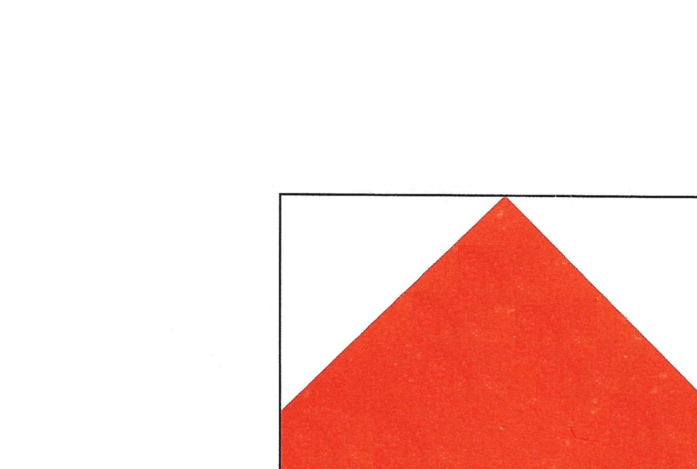
#> input picture .codex-cube-crops/1-11.png, 1394 x 937 px (shown at 1/2 size)
$ python derive-sequence-order.py ../.codex-cube-crops ../.codex-cube-crops/1-11.png ../.codex-cube-crops/1-12.png
#> lines starting #> are read from the running program, lines starting #| are printed output that depends on the picture
#> in derive_order, guide is the input picture: PIL image 1394x937 RGB; mean R, G, B 250.2, 212.7, 207.5
from __future__ import annotations

import json
import sys
from pathlib import Path

import numpy as np
from PIL import Image, ImageOps

GENERATED_FRAME_PREFIX = "__derived-segment-"


def trim_image(image: Image.Image, threshold: int = 245) -> Image.Image:
    grayscale = np.array(ImageOps.grayscale(image))
    mask = grayscale < threshold
    ys, xs = np.where(mask)
    if len(xs) == 0:
        return image
    return image.crop((int(xs.min()), int(ys.min()), int(xs.max()) + 1, int(ys.max()) + 1))


def fingerprint(image: Image.Image, size: tuple[int, int] = (240, 240)) -> np.ndarray:
    trimmed = trim_image(image)
    inverted = ImageOps.invert(ImageOps.grayscale(trimmed)).resize(size)
    pixels = np.array(inverted, dtype=np.float32) / 255.0
    return (pixels - pixels.mean()) / (pixels.std() + 1e-6)


def segment_guide(guide: Image.Image, frame_count: int) -> list[tuple[int, int]]:
#> called with frame_count = 1
    grayscale = np.array(ImageOps.grayscale(guide), dtype=np.float32)
    ink = 255.0 - grayscale
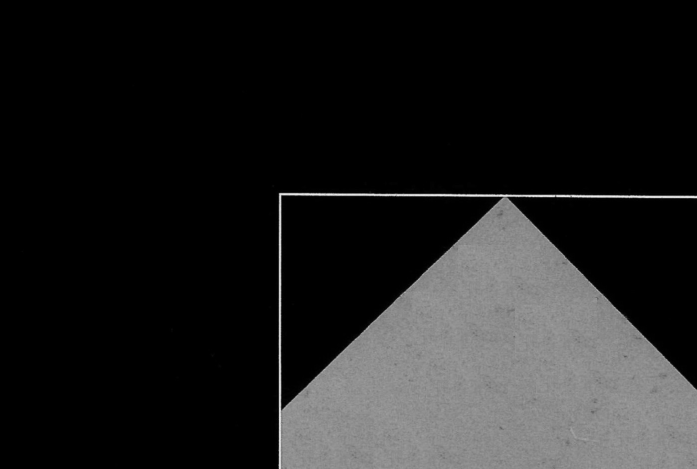
#> ink: shape (937, 1394) float32 (shown at 1/2 size); min 0, max 247, mean 31.7
    column_density = ink.mean(axis=0)
#> column_density = 1394 values, max 135.1 at index 559, min 0 at index 0, mean 31.67
    occupied = column_density > 2.0

    regions: list[tuple[int, int]] = []
    start = None

    for index, has_ink in enumerate(occupied):
        if has_ink and start is None:
            start = index
        elif not has_ink and start is not None:
            if index - start > 20:
                regions.append((start, index - 1))
            start = None
#> this loop made 1394 passes
#> start on pass 557: 556
#> after the loop, regions = []; start = 556

    if start is not None:
        regions.append((start, len(occupied) - 1))

    if len(regions) < frame_count:
        raise RuntimeError(
            f"Expected at least {frame_count} occupied regions, found {len(regions)}."
        )

    gaps = [
        (regions[index + 1][0] - regions[index][1] - 1, index)
        for index in range(len(regions) - 1)
    ]
#> gaps = []
    split_after = sorted(
        index for _, index in sorted(gaps, reverse=True)[: frame_count - 1]
    )
#> split_after = []

    segments: list[tuple[int, int]] = []
    start_region = 0
    for index in split_after:
        segments.append((regions[start_region][0], regions[index][1]))
        start_region = index + 1
#> this loop made 0 passes
#> after the loop, segments = []
    segments.append((regions[start_region][0], regions[-1][1]))

    if len(segments) != frame_count:
        raise RuntimeError(f"Expected {frame_count} guide segments, found {len(segments)}.")

    return segments


def derive_order(story_dir: Path, guide_name: str, frame_names: list[str]) -> list[str]:
    guide = Image.open(story_dir / guide_name)
    segments = segment_guide(guide, len(frame_names))
#> segments = [(556, 1393)]
    segment_images = [guide.crop((start, 0, end + 1, guide.height)) for start, end in segments]
#> segment_images = 1 item
    segment_prints = [fingerprint(segment_image) for segment_image in segment_images]
#> in trim_image, `grayscale = np.array(ImageOps.grayscale(image))`:
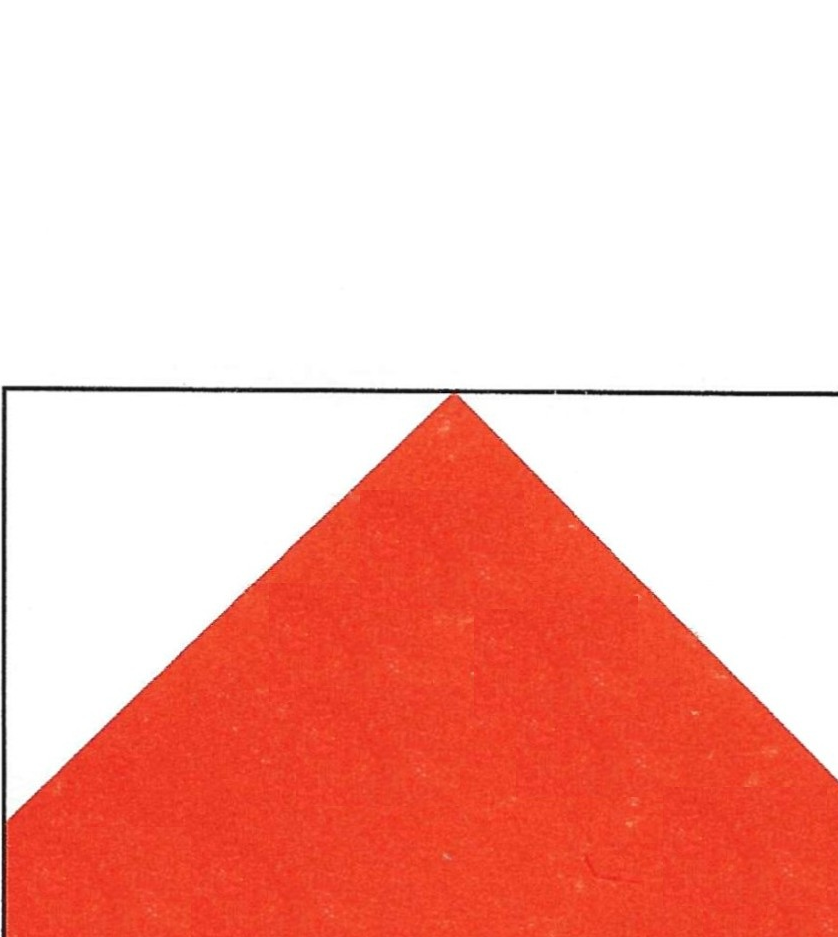
#> image: PIL image 838x937 RGB; mean R, G, B 247, 184.7, 176
#> in trim_image, `return image.crop((int(xs.min()), int(ys.min()), int(xs.max()) + 1, in..`:
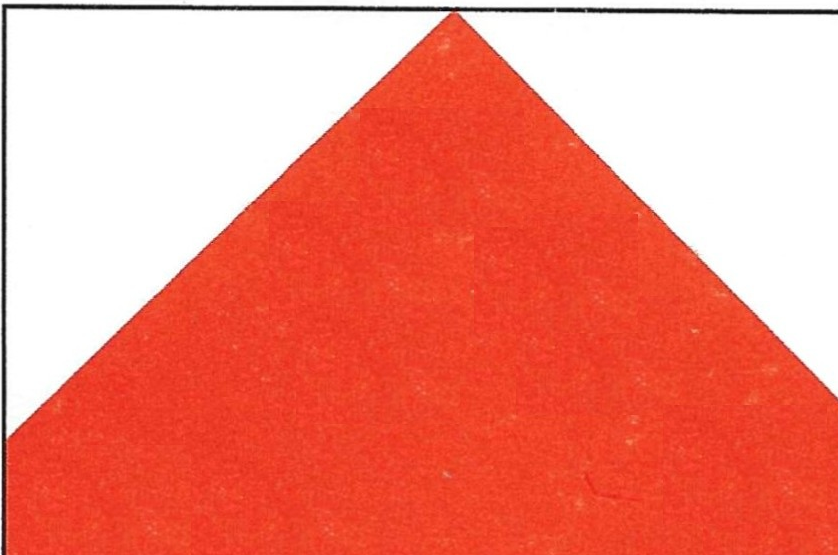
#> returned value: PIL image 838x555 RGB; mean R, G, B 241.4, 136.3, 121.7
#> in fingerprint, `inverted = ImageOps.invert(ImageOps.grayscale(trimmed)).resize(size)`:
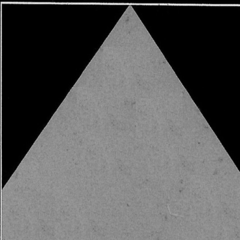
#> inverted: PIL image 240x240 L; min 0, max 245, mean 89
#> segment_prints = 1 item
    frame_images = {
        frame_name: Image.open(story_dir / frame_name)
        for frame_name in frame_names
    }
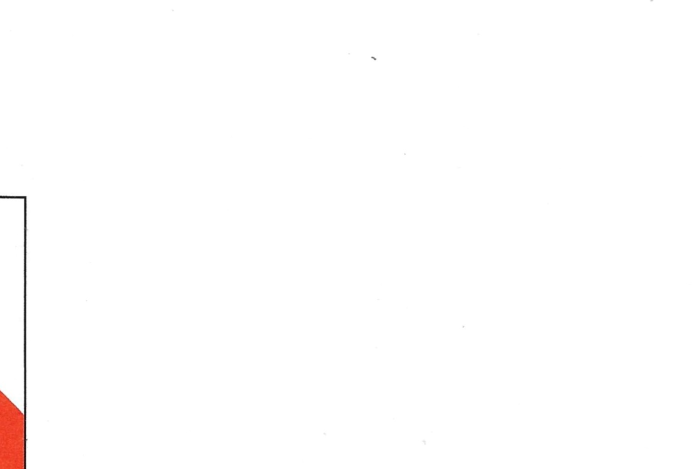
#> input picture .codex-cube-crops/1-12.png, 1395 x 937 px (shown at 1/2 size)
#> frame_images = 1 item
    frame_prints = {
        frame_name: fingerprint(frame_image)
        for frame_name, frame_image in frame_images.items()
    }
#> call 2 of fingerprint, with size = (240, 240)
#> call 2 of trim_image, with threshold = 245
#> in trim_image, image is the input picture: PIL image 1395x937 RGB; mean R, G, B 254.5, 253.6, 253.5
#> in trim_image (call 2), `return image.crop((int(xs.min()), int(ys.min()), int(xs.max()) + 1, in..`:
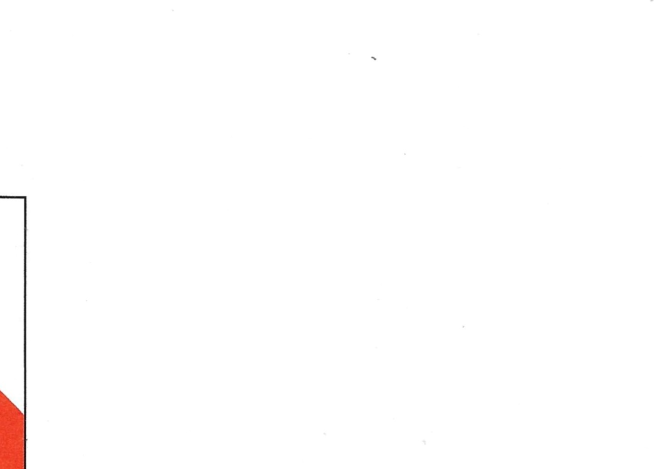
#> returned value: PIL image 1307x937 RGB (shown at 1/2 size); mean R, G, B 254.4, 253.5, 253.4
#> in fingerprint (call 2), `inverted = ImageOps.invert(ImageOps.grayscale(trimmed)).resize(size)`:
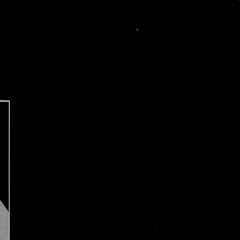
#> inverted: PIL image 240x240 L; min 0, max 186, mean 1.2
#> frame_prints = 1 item
    has_composite_source = any(
        (frame_image.width / frame_image.height) > 1.6
        for frame_image in frame_images.values()
    )
#> has_composite_source = False
    non_composite_frames = [
        frame_name
        for frame_name, frame_image in frame_images.items()
        if (frame_image.width / frame_image.height) <= 1.6
    ]
#> non_composite_frames = ['../.codex-cube-crops/1-12.png']

    if has_composite_source:
        generated_frames: list[str] = []
        for index, segment_image in enumerate(segment_images, start=1):
            generated_name = f"{GENERATED_FRAME_PREFIX}{index}.jpg"
            segment_image.save(story_dir / generated_name, format="JPEG", quality=95)
            generated_frames.append(generated_name)
        return generated_frames

    ordered_frames: list[str] = []
    used_frames: set[str] = set()

    for index, segment_print in enumerate(segment_prints, start=1):
        available_frames = [
            frame_name
            for frame_name in non_composite_frames
            if frame_name not in used_frames
        ]
        if not available_frames:
            available_frames = [
                frame_name for frame_name in frame_names if frame_name not in used_frames
            ]

        scored_frames = sorted(
            (
                float(((segment_print - frame_print) ** 2).mean()),
                frame_name,
            )
            for frame_name, frame_print in frame_prints.items()
            if frame_name in available_frames
        )
        matched_frame_name = scored_frames[0][1]
        used_frames.add(matched_frame_name)

        matched_image = frame_images[matched_frame_name]
        aspect_ratio = matched_image.width / matched_image.height

        if aspect_ratio > 1.6:
            generated_name = f"{GENERATED_FRAME_PREFIX}{index}.jpg"
            segment_images[index - 1].save(story_dir / generated_name, format="JPEG", quality=95)
            ordered_frames.append(generated_name)
            continue

        ordered_frames.append(matched_frame_name)
#> this loop made 1 pass
#> (index, scored_frames, aspect_ratio) on pass 1: (1, [(1.94, '../.codex-cube-crops/1-12.png')], 1.49)
#> after the loop, ordered_frames = ['../.codex-cube-crops/1-12.png']; used_frames = 1 item

    return ordered_frames


def main() -> int:
    if len(sys.argv) < 4:
        raise SystemExit(
            "Usage: derive-sequence-order.py <story_dir> <guide_name> <frame_name> [<frame_name>...]"
        )

    story_dir = Path(sys.argv[1])
    guide_name = sys.argv[2]
    frame_names = sys.argv[3:]
    ordered_frames = derive_order(story_dir, guide_name, frame_names)
#> ordered_frames = ['../.codex-cube-crops/1-12.png']
    sys.stdout.write(json.dumps(ordered_frames))
#| ["../.codex-cube-crops/1-12.png"]
    return 0


if __name__ == "__main__":
    raise SystemExit(main())
#> (the program exits here)
